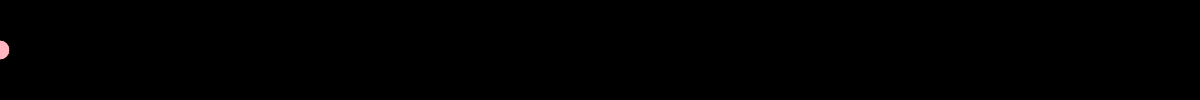
Frame 1 (no input)
Frame 60 (no input): identical to frame 1, image omitted
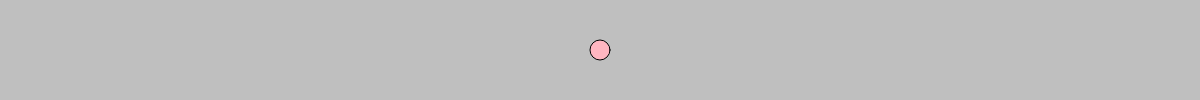
Frame 120 (the mouse pressed at the canvas centre since frame 60)

The p5.js sketch that drew these frames (run headless with seeded random() and noise() and a simulated clock; from frame 60 on, the mouse is pressed at the canvas centre):

// p5.js sketch
// ── sketch.js
function setup() {
  createCanvas(windowWidth, 100);
}

function draw() {
  var col =  map(mouseX, 0, 800, 0, 255);
  background(col);
  fill("lightpink");
  ellipse(mouseX, 50, 20, 20);
}
